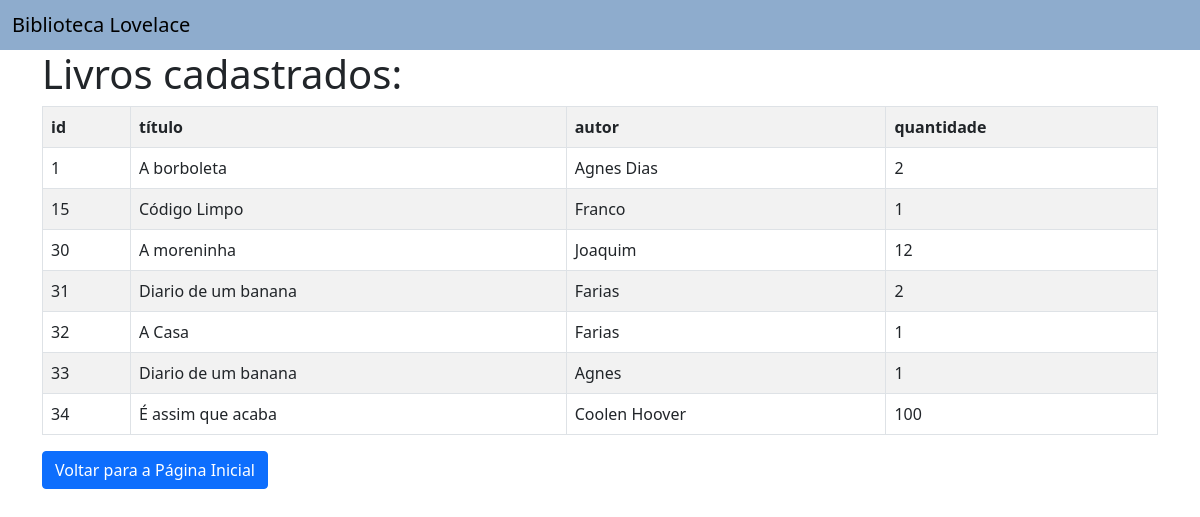
The app's page /listagem/, older data.
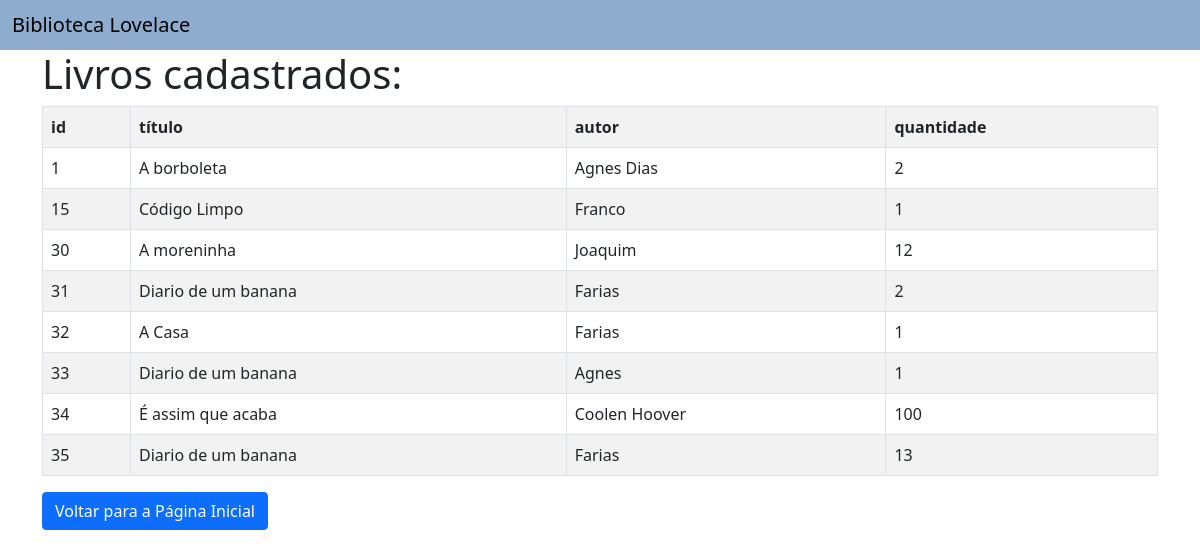
The same page, newer data.
### app_cadastro_livros/models.py (models this page shows)
class Livros(models.Model):
    id_livros = models.AutoField(primary_key=True)
    titulo = models.TextField(max_length=255)
    autor = models.TextField(max_length=255)
    quantidade = models.IntegerField()

### app_cadastro_livros/views.py (the view, shortened to what this page needs)
# urls.py: path('listagem/', views.listagem,name='listagem_livros'),
def listagem(request):
    diclivros = {
        'diclivros': Livros.objects.all()
    }
    return render(request, 'livros/listagem.html', diclivros)

### app_cadastro_livros/templates/livros/listagem.html
{% extends 'livros/base.html' %}
{% block conteudo %}
<div class="container">
    <h1>Livros cadastrados:</h1>
    <table class="table table-bordered table-striped" >
        <tr>
            <th>id</th>
            <th>título</th>
            <th>autor</th>
            <th>quantidade</th>
        </tr>
        {%  for livro in diclivros %}
        <tr>
            <td>{{livro.id_livros}}</td>
            <td>{{livro.titulo}}</td>
            <td>{{livro.autor}}</td>
            <td>{{livro.quantidade}}</td>
        </tr>
        {% endfor %}
    </table>
    <a href="{% url 'home' %}" class="btn btn-primary">Voltar para a Página Inicial</a>
</div>
{% endblock %}

### app_cadastro_livros/templates/livros/base.html (shortened to what this page needs)
<!doctype html>
<html lang="en">
  <head>
    <link href="https://cdn.jsdelivr.net/npm/bootstrap@5.0.2/dist/css/bootstrap.min.css" rel="stylesheet">
  </head>
  <body>
    <nav style="background-color: #8EACCD !important;"  class="navbar navbar-light bg-light">
        <div class="container-fluid">
        <span class="navbar-brand mb-0 h1"><a style="text-decoration: none; color: black;"  href="{% url 'home'%}">Biblioteca Lovelace</a></span>
        </div>
    </nav>
    {% block conteudo %}
    {% endblock %}
  </body>
</html>

Row changes from the older to the newer data that the page shows:
added Livros: id_livros "35", titulo "Diario de um banana", autor "Farias", quantidade "13"
